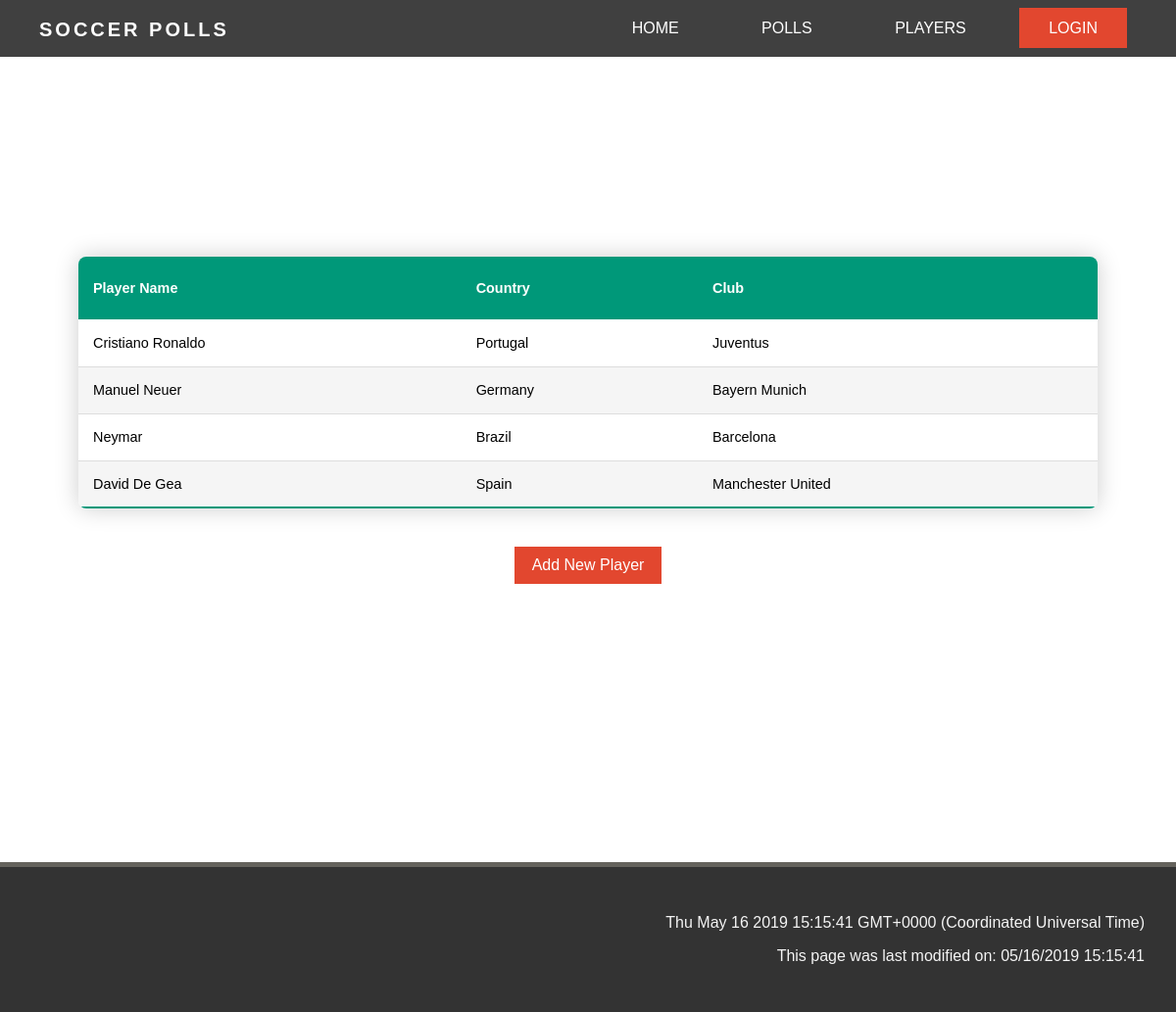
/playerlist, run on an earlier commit of the app's database.
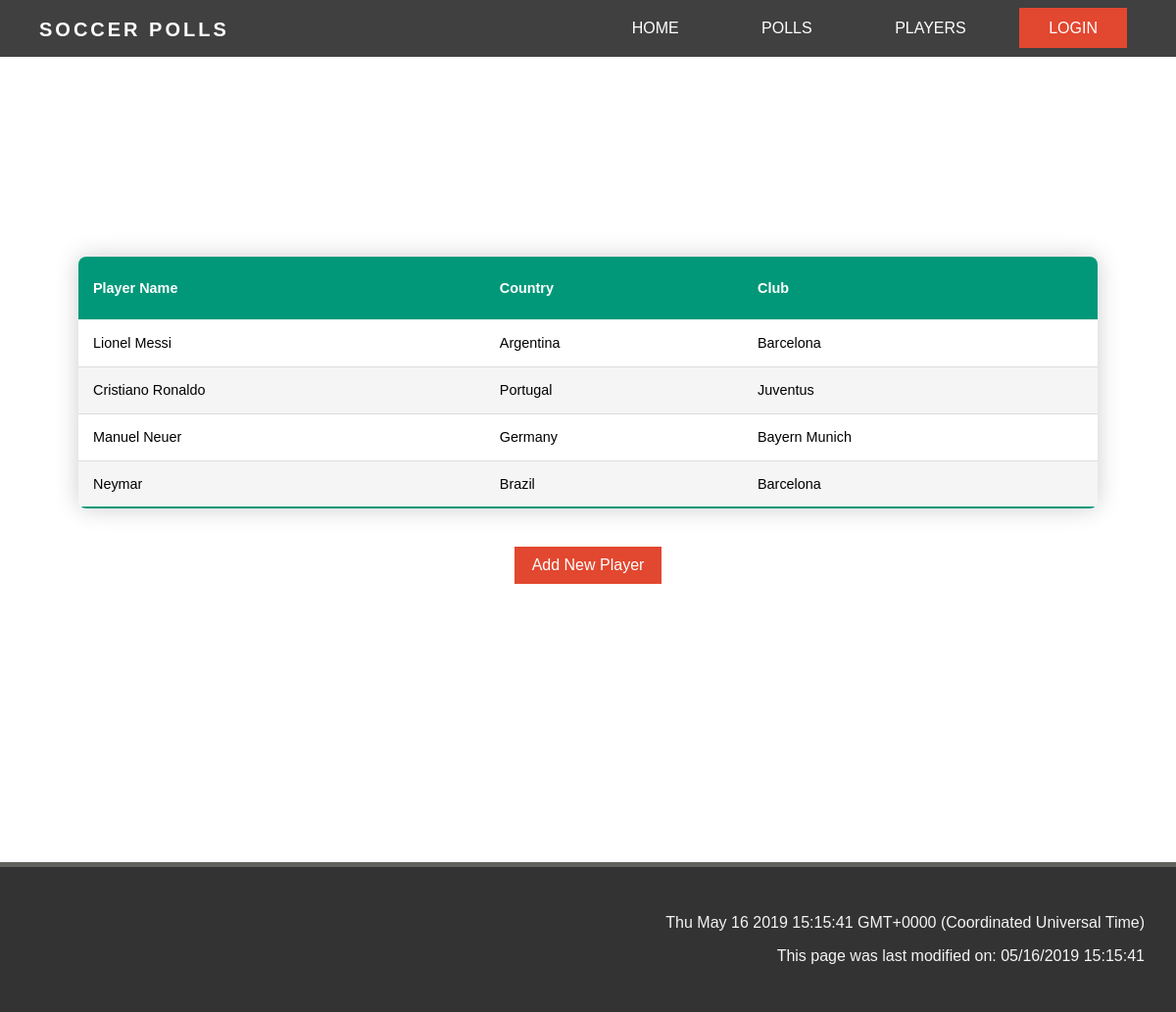
And on a later commit of the database.
### app/models.py (models this page shows, shortened)
class Player(db.Model):
    playerid = db.Column(db.Integer, primary_key=True)
    playername = db.Column(db.String(128), index=True, unique=False)
    nationality = db.Column(db.String(64), index=True, unique=False)
    club = db.Column(db.String(64), index=True, unique=False)
    presentpoll = db.relationship('PollPlayer', backref='playerentry', lazy='dynamic')
    presentvote = db.relationship('PollVote', backref='playervotename', lazy='dynamic')

### app/routes.py (the view)
@app.route('/playerlist')
def playerlist():
    playerlist = Player.query.all()
    return render_template('playerlist.html', playerlist=playerlist)

### app/templates/playerlist.html (shortened to what this page needs)
{% extends "base2.html" %}
{% block content %}
<div class="table-container">
	<table class="table-content">
		<thead>
			<tr>
				<th>Player Name</th>
				<th>Country</th>
				<th>Club</th>
			</tr>
		</thead>
		<tbody>
			{% for player in playerlist %}
			<tr id=player.playerid>
				<td>{{ player.playername }} </td>
				<td>{{ player.nationality }} </td>
				<td>{{ player.club }} </td>
			</tr>
			{% endfor %}
	</table>
	<a href="{{ url_for('playercreate')}}" class="otherbtn">Add New Player </a>
</div>
{% endblock %}

What changed in the data, as far as the page shows it:
removed Player: playername "David De Gea", nationality "Spain", club "Manchester United"
added Player: playername "Lionel Messi", nationality "Argentina", club "Barcelona"
